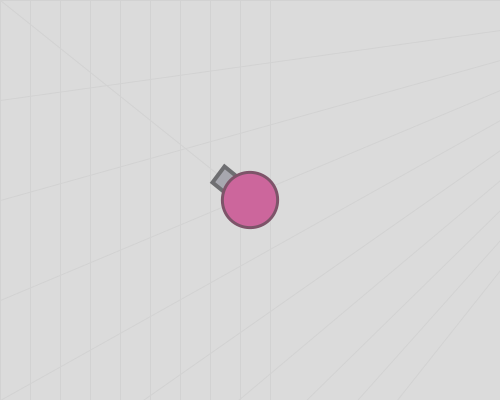
Frame 1 (no input)
Frame 60 (the mouse pressed at the canvas centre just before this capture): identical to frame 1, image omitted
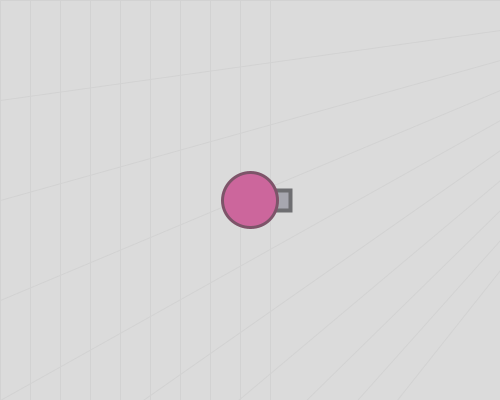
Frame 120 (the mouse held since frame 60 and released just before this capture)

The Processing sketch that drew these frames (run headless with seeded random() and noise(); from frame 60 on, the mouse is pressed at the canvas centre):

// Processing sketch: week07_4_arras04_background_for_line_live
// ── week07_4_arras04_background_for_line_live.pde
//week07_4_arras04_background_for_line_live
void setup() {
  size(500, 400);
}
void keyPressed() {
  if (keyCode==RIGHT)x+=1;
  if (keyCode==LEFT)x-=1;
  if (keyCode==UP)y-=1;
  if (keyCode==DOWN)y+=1;
}
float x=250, y=200;
void draw() {
  ///background(215, 184, 200);
  ///stroke(211,180,196);
  background(219);
  stroke(210);
  strokeWeight(1);
  for (int i=0; i<10; i++) {
    line(0, i*100, 500, i*30);
    line(i*30, 0, i*30, 500);
  }
  float dx=mouseX-x, dy=mouseY-y;
  float a=atan2(dy, dx);
  line(x, y, mouseX, mouseY);
  myTank(x, y, a);
}
void myTank(float x, float y, float a) {
  translate(x, y);
  rotate(a);//旋轉
  fill(167, 167, 175);
  stroke(110, 110, 113);
  strokeWeight(4);
  rect(20, -10, 20, 20);//砲管,砲塔

  fill(204, 102, 156);
  stroke(125, 84, 105);
  strokeWeight(3);
  ellipse(0, 0, 55, 55);//圓形的身體
}
